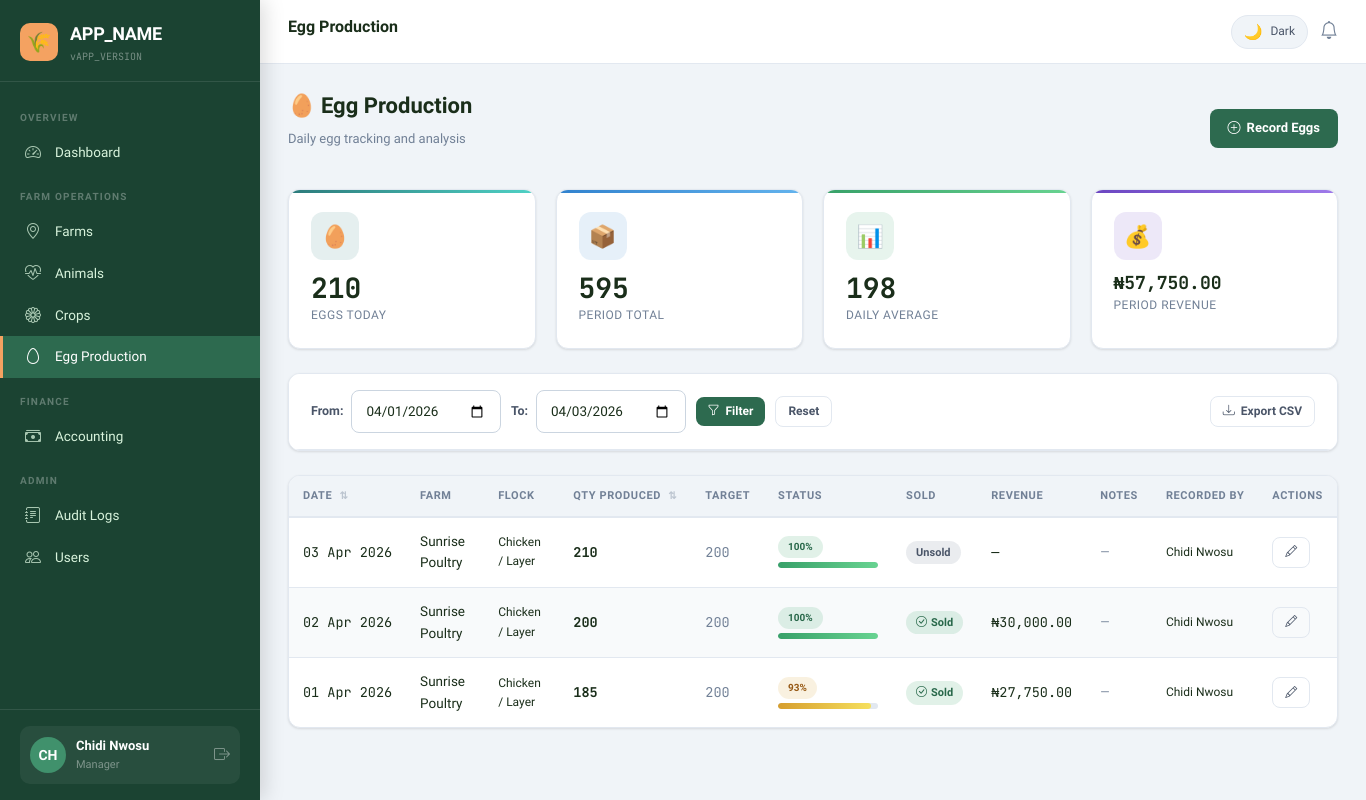
Page /modules/eggs/index.php (signed in) on the committed database.
### tables this page shows
CREATE TABLE `egg_production` (
  `id`            INT UNSIGNED NOT NULL AUTO_INCREMENT,
  `farm_id`       INT UNSIGNED NOT NULL,
  `animal_id`     INT UNSIGNED DEFAULT NULL COMMENT 'Poultry flock reference',
  `date_produced` DATE NOT NULL,
  `quantity`      INT UNSIGNED NOT NULL COMMENT 'Number of eggs',
  `daily_target`  INT UNSIGNED DEFAULT NULL COMMENT 'Expected eggs for comparison',
  `sold`          TINYINT(1) NOT NULL DEFAULT 0,
  `price_sold`    DECIMAL(10,2) DEFAULT NULL COMMENT 'Revenue if eggs were sold',
  `notes`         TEXT DEFAULT NULL,
  `recorded_by`   INT UNSIGNED DEFAULT NULL COMMENT 'User who recorded this entry',
  `created_at`    TIMESTAMP NOT NULL DEFAULT CURRENT_TIMESTAMP,
  `updated_at`    TIMESTAMP NOT NULL DEFAULT CURRENT_TIMESTAMP ON UPDATE CURRENT_TIMESTAMP,
  PRIMARY KEY (`id`),
  INDEX `idx_egg_farm` (`farm_id`),
  INDEX `idx_egg_date` (`date_produced`),
  INDEX `idx_egg_animal` (`animal_id`),
  CONSTRAINT `fk_egg_farm`   FOREIGN KEY (`farm_id`)   REFERENCES `farms`   (`id`) ON DELETE CASCADE,
  CONSTRAINT `fk_egg_animal` FOREIGN KEY (`animal_id`) REFERENCES `animals` (`id`) ON DELETE SET NULL,
  CONSTRAINT `fk_egg_user`   FOREIGN KEY (`recorded_by`) REFERENCES `users` (`id`) ON DELETE SET NULL
);

CREATE TABLE `farms` (
  `id`         INT UNSIGNED NOT NULL AUTO_INCREMENT,
  `name`       VARCHAR(150) NOT NULL,
  `state`      VARCHAR(100) NOT NULL,
  `city`       VARCHAR(100) NOT NULL,
  `type`       ENUM('crop','livestock','mixed','poultry','aquaculture','orchard') NOT NULL DEFAULT 'mixed',
  `size`       DECIMAL(10,2) NOT NULL COMMENT 'Size in hectares',
  `created_at` TIMESTAMP NOT NULL DEFAULT CURRENT_TIMESTAMP,
  `updated_at` TIMESTAMP NOT NULL DEFAULT CURRENT_TIMESTAMP ON UPDATE CURRENT_TIMESTAMP,
  PRIMARY KEY (`id`),
  INDEX `idx_farms_state` (`state`),
  INDEX `idx_farms_type` (`type`)
);

CREATE TABLE `animals` (
  `id`            INT UNSIGNED NOT NULL AUTO_INCREMENT,
  `farm_id`       INT UNSIGNED NOT NULL,
  `type`          VARCHAR(100) NOT NULL COMMENT 'e.g. Cattle, Goat, Chicken, Pig',
  `breed`         VARCHAR(100) DEFAULT NULL,
  `quantity`      INT UNSIGNED NOT NULL DEFAULT 1,
  `birth_date`    DATE NOT NULL,
  `maturity_days` SMALLINT UNSIGNED NOT NULL COMMENT 'Days from birth to market-ready',
  `health_status` ENUM('healthy','sick','recovering','quarantined','deceased') NOT NULL DEFAULT 'healthy',
  `sold`          TINYINT(1) NOT NULL DEFAULT 0,
  `sold_date`     DATE DEFAULT NULL,
  `price_sold`    DECIMAL(12,2) DEFAULT NULL,
  `notes`         TEXT DEFAULT NULL,
  `created_at`    TIMESTAMP NOT NULL DEFAULT CURRENT_TIMESTAMP,
  `updated_at`    TIMESTAMP NOT NULL DEFAULT CURRENT_TIMESTAMP ON UPDATE CURRENT_TIMESTAMP,
  PRIMARY KEY (`id`),
  INDEX `idx_animals_farm` (`farm_id`),
  INDEX `idx_animals_sold` (`sold`),
  INDEX `idx_animals_health` (`health_status`),
  CONSTRAINT `fk_animals_farm` FOREIGN KEY (`farm_id`) REFERENCES `farms` (`id`) ON DELETE CASCADE
);

CREATE TABLE `users` (
  `id`                    INT UNSIGNED NOT NULL AUTO_INCREMENT,
  `name`                  VARCHAR(150) NOT NULL,
  `email`                 VARCHAR(255) NOT NULL,
  `password`              VARCHAR(255) NOT NULL COMMENT 'Bcrypt hashed',
  `role`                  ENUM('owner','manager','viewer') NOT NULL DEFAULT 'viewer',
  `farm_id`               INT UNSIGNED DEFAULT NULL COMMENT 'Primary farm assignment (NULL = all farms for owner)',
  `email_notifications`   TINYINT(1) NOT NULL DEFAULT 1,
  `theme_preference`      ENUM('light','dark') NOT NULL DEFAULT 'light',
  `last_login`            TIMESTAMP NULL DEFAULT NULL,
  `created_at`            TIMESTAMP NOT NULL DEFAULT CURRENT_TIMESTAMP,
  `updated_at`            TIMESTAMP NOT NULL DEFAULT CURRENT_TIMESTAMP ON UPDATE CURRENT_TIMESTAMP,
  PRIMARY KEY (`id`),
  UNIQUE KEY `uq_users_email` (`email`),
  INDEX `idx_users_role` (`role`),
  INDEX `idx_users_farm` (`farm_id`),
  CONSTRAINT `fk_users_farm` FOREIGN KEY (`farm_id`) REFERENCES `farms` (`id`) ON DELETE SET NULL
);

### core/auth.php (called while the page is built, shortened)
<?php
class Auth {
    public static function role(): string {
        return $_SESSION['user_role'] ?? 'viewer';
    }
}

### core/rbac_logger_helpers.php (called while the page is built, shortened)
<?php
class RBAC {
    private static array $permissions = [
        'owner' => [
            'farms'    => ['view','create','edit','delete'],
            'animals'  => ['view','create','edit','delete','sell'],
            'crops'    => ['view','create','edit','delete','harvest'],
            'eggs'     => ['view','create','edit','delete'],
            'sales'    => ['view','create'],
            'logs'     => ['view'],
            'users'    => ['view','create','edit','delete'],
            'reports'  => ['view','export'],
        ],
        'manager' => [
            'farms'    => ['view'],
            'animals'  => ['view','create','edit','sell'],
            'crops'    => ['view','create','edit','harvest'],
            'eggs'     => ['view','create','edit'],
            'sales'    => ['view','create'],
            'logs'     => ['view'],
            'users'    => ['view'],
            'reports'  => ['view'],
        ],
        'viewer' => [
            'farms'    => ['view'],
            'animals'  => ['view'],
            'crops'    => ['view'],
            'eggs'     => ['view'],
            'sales'    => ['view'],
            'logs'     => ['view'],
            'users'    => [],
            'reports'  => ['view'],
        ],
    ];
    public static function can(string $module, string $action): bool {
        $role = Auth::role();
        return in_array($action, self::$permissions[$role][$module] ?? [], true);
    }
    public static function farmScope(): ?int {
        $role = Auth::role();
        return (int)($_SESSION['farm_id'] ?? 0);
    }
}
function money(float $amount): string {
    return '₦' . number_format($amount, 2);
}
function e(string $str): string {
    return htmlspecialchars($str, ENT_QUOTES, 'UTF-8');
}
function egg_status_class(int $quantity, ?int $target): string {
    $pct = ($quantity / $target) * 100;
    if ($pct >= 95)  return 'success';
    if ($pct >= 75)  return 'warning';
    return 'danger';
}

### core/db.php (called while the page is built, shortened)
<?php
class DB {
    private static ?PDO $instance = null;
    public static function getInstance(): PDO {
        if (self::$instance === null) {
            $dsn = sprintf(
                'mysql:host=%s;dbname=%s;charset=%s',
                DB_HOST, DB_NAME, DB_CHARSET
            );
            $options = [
                PDO::ATTR_ERRMODE            => PDO::ERRMODE_EXCEPTION,
                PDO::ATTR_DEFAULT_FETCH_MODE => PDO::FETCH_ASSOC,
                PDO::ATTR_EMULATE_PREPARES   => false,
            ];
            try {
                self::$instance = new PDO($dsn, DB_USER, DB_PASS, $options);
            } catch (PDOException $e) {
                error_log('DB Connection failed: ' . $e->getMessage());
                die(json_encode(['error' => 'Database connection failed. Please contact support.']));
            }
        }
        return self::$instance;
    }
    public static function query(string $sql, array $params = []): PDOStatement {
        $stmt = self::getInstance()->prepare($sql);
        $stmt->execute($params);
        return $stmt;
    }
    public static function row(string $sql, array $params = []): ?array {
        $row = self::query($sql, $params)->fetch();
        return $row ?: null;
    }
    public static function rows(string $sql, array $params = []): array {
        return self::query($sql, $params)->fetchAll();
    }
}

### modules/eggs/index.php (the view, shortened to what this page needs)
<?php
require_once __DIR__ . '/../../core/db.php';
require_once __DIR__ . '/../../core/auth.php';
require_once __DIR__ . '/../../core/rbac_logger_helpers.php';
$scope = RBAC::farmScope();
$farmFilter = $_GET['farm_id'] ?? '';
$dateFrom   = $_GET['date_from'] ?? date('Y-m-01');
$dateTo     = $_GET['date_to']   ?? date('Y-m-d');
$conditions = ['ep.date_produced BETWEEN ? AND ?'];
$params     = [$dateFrom, $dateTo];
if ($scope) { $conditions[] = "ep.farm_id = ?"; $params[] = $scope; }
elseif ($farmFilter) { $conditions[] = "ep.farm_id = ?"; $params[] = (int)$farmFilter; }
$sqlWhere = 'WHERE ' . implode(' AND ', $conditions);
$records = DB::rows("
    SELECT ep.*, f.name AS farm_name, a.type AS animal_type, a.breed AS animal_breed, u.name AS recorded_by_name
    FROM egg_production ep
    JOIN farms f ON f.id = ep.farm_id
    LEFT JOIN animals a ON a.id = ep.animal_id
    LEFT JOIN users u ON u.id = ep.recorded_by
    $sqlWhere
    ORDER BY ep.date_produced DESC, ep.id DESC
", $params);
$summary = DB::row("
    SELECT
        COALESCE(SUM(quantity),0) AS total_eggs,
        COALESCE(SUM(CASE WHEN sold=1 THEN price_sold ELSE 0 END),0) AS total_revenue,
        COUNT(*) AS entry_count,
        COALESCE(AVG(quantity),0) AS avg_daily
    FROM egg_production ep $sqlWhere
", $params);
$todayTotal = DB::row("SELECT COALESCE(SUM(quantity),0) AS total FROM egg_production WHERE date_produced = CURDATE()" . ($scope ? " AND farm_id=$scope" : ""))['total'];
include __DIR__ . '/../../templates/header.php';
?>
<div class="ff-page-header">
  <div>
    <h2 class="ff-page-title">🥚 Egg Production</h2>
    <p class="ff-page-subtitle">Daily egg tracking and analysis</p>
  </div>
  <?php if (RBAC::can('eggs', 'create')): ?>
  <a href="create.php" class="ff-btn ff-btn-primary"><i class="bi bi-plus-circle"></i> Record Eggs</a>
  <?php endif; ?>
</div>
<div class="grid-4 mb-24">
  <div class="stat-card teal">
    <div class="stat-icon teal">🥚</div>
    <div class="stat-value"><?= number_format($todayTotal) ?></div>
    <div class="stat-label">Eggs Today</div>
  </div>
  <div class="stat-card blue">
    <div class="stat-icon blue">📦</div>
    <div class="stat-value"><?= number_format($summary['total_eggs']) ?></div>
    <div class="stat-label">Period Total</div>
  </div>
  <div class="stat-card green">
    <div class="stat-icon green">📊</div>
    <div class="stat-value"><?= number_format($summary['avg_daily'], 0) ?></div>
    <div class="stat-label">Daily Average</div>
  </div>
  <div class="stat-card purple">
    <div class="stat-icon purple">💰</div>
    <div class="stat-value" style="font-size:18px;"><?= money($summary['total_revenue']) ?></div>
    <div class="stat-label">Period Revenue</div>
  </div>
</div>
<div class="ff-card mb-24">
  <form method="GET" class="ff-search-bar" style="flex-wrap:wrap;gap:10px;">
    <div style="display:flex;align-items:center;gap:8px;">
      <label class="ff-form-label" style="margin:0;white-space:nowrap;">From:</label>
      <input type="date" name="date_from" class="ff-form-control" value="<?= e($dateFrom) ?>" style="width:auto;">
    </div>
    <div style="display:flex;align-items:center;gap:8px;">
      <label class="ff-form-label" style="margin:0;white-space:nowrap;">To:</label>
      <input type="date" name="date_to" class="ff-form-control" value="<?= e($dateTo) ?>" style="width:auto;">
    </div>
    <button type="submit" class="ff-btn ff-btn-primary ff-btn-sm"><i class="bi bi-funnel"></i> Filter</button>
    <a href="index.php" class="ff-btn ff-btn-outline ff-btn-sm">Reset</a>
    <a href="<?= APP_URL ?>/modules/accounting/export.php?type=eggs&date_from=<?= urlencode($dateFrom) ?>&date_to=<?= urlencode($dateTo) ?>"
       class="ff-btn ff-btn-outline ff-btn-sm" style="margin-left:auto;">
      <i class="bi bi-download"></i> Export CSV
    </a>
  </form>
</div>
<div class="ff-card">
  <div class="table-responsive">
    <table class="ff-table" id="eggsTable">
      <thead>
        <tr>
          <th data-sortable>Date</th>
          <th>Farm</th>
          <th>Flock</th>
          <th data-sortable>Qty Produced</th>
          <th>Target</th>
          <th>Status</th>
          <th>Sold</th>
          <th>Revenue</th>
          <th>Notes</th>
          <th>Recorded By</th>
          <th>Actions</th>
        </tr>
      </thead>
      <tbody>
        <?php foreach ($records as $r):
          $cls = egg_status_class($r['quantity'], $r['daily_target']);
          $pct = $r['daily_target'] ? min(100, round(($r['quantity'] / $r['daily_target']) * 100)) : null;
        ?>
        <tr>
          <td class="text-mono" style="white-space:nowrap;"><?= date('d M Y', strtotime($r['date_produced'])) ?></td>
          <td><?= e($r['farm_name']) ?></td>
          <td style="font-size:12px;">
            <?php if ($r['animal_type']): ?>
              <?= e($r['animal_type']) ?><?= $r['animal_breed'] ? ' / ' . e($r['animal_breed']) : '' ?>
            <?php else: ?><span style="color:var(--text-muted);">—</span><?php endif; ?>
          </td>
          <td class="text-mono" style="font-weight:700;"><?= number_format($r['quantity']) ?></td>
          <td class="text-mono" style="color:var(--text-muted);"><?= $r['daily_target'] ? number_format($r['daily_target']) : '—' ?></td>
          <td>
            <?php if ($pct !== null): ?>
            <div class="ff-progress-wrap" style="min-width:100px;">
              <div class="ff-progress-label">
                <span class="ff-badge ff-badge-<?= $cls ?>" style="font-size:10px;"><?= $pct ?>%</span>
              </div>
              <div class="ff-progress" style="margin-top:4px;">
                <div class="ff-progress-bar <?= $cls ?>" style="width:<?= $pct ?>%"></div>
              </div>
            </div>
            <?php else: ?><span style="color:var(--text-muted);">No target</span><?php endif; ?>
          </td>
          <td>
            <?php if ($r['sold']): ?>
            <span class="ff-badge ff-badge-success"><i class="bi bi-check-circle"></i> Sold</span>
            <?php else: ?>
            <span class="ff-badge ff-badge-secondary">Unsold</span>
            <?php endif; ?>
          </td>
          <td class="text-mono"><?= $r['price_sold'] ? money($r['price_sold']) : '—' ?></td>
          <td style="max-width:140px;overflow:hidden;text-overflow:ellipsis;white-space:nowrap;font-size:12px;color:var(--text-muted);">
            <?= $r['notes'] ? e($r['notes']) : '—' ?>
          </td>
          <td style="font-size:12px;"><?= e($r['recorded_by_name'] ?? 'System') ?></td>
          <td>
            <div class="d-flex gap-8">
              <?php if (RBAC::can('eggs', 'edit')): ?>
              <a href="edit.php?id=<?= $r['id'] ?>" class="ff-btn ff-btn-outline ff-btn-sm"><i class="bi bi-pencil"></i></a>
              <?php endif; ?>
            </div>
          </td>
        </tr>
        <?php endforeach; ?>
      </tbody>
    </table>
  </div>
</div>
<?php include __DIR__ . '/../../templates/footer.php'; ?>

### rows in the picture
egg_production: date_produced "03 Apr 2026", farm.name "Sunrise Poultry", animal.type "Chicken", animal.breed "Layer", quantity "210", daily_target "200", pct "100", sold "Unsold", recorded_by.name "Chidi Nwosu"
egg_production: date_produced "02 Apr 2026", farm.name "Sunrise Poultry", animal.type "Chicken", animal.breed "Layer", quantity "200", daily_target "200", pct "100", sold 1 (drawn), price_sold "₦30,000.00", recorded_by.name "Chidi Nwosu"
egg_production: date_produced "01 Apr 2026", farm.name "Sunrise Poultry", animal.type "Chicken", animal.breed "Layer", quantity "185", daily_target "200", pct "93", sold 1 (drawn), price_sold "₦27,750.00", recorded_by.name "Chidi Nwosu"

### other values in the picture
APP_NAME "APP_NAME"
APP_VERSION "APP_VERSION"
$initials "CH"
$user['name'] "Chidi Nwosu"
$user['role'] "Manager"
$pageTitle "Egg Production"
$todayTotal "210"
$summary['total_eggs'] "595"
$summary['avg_daily'] "198"
money($summary['total_revenue']) "₦57,750.00"
